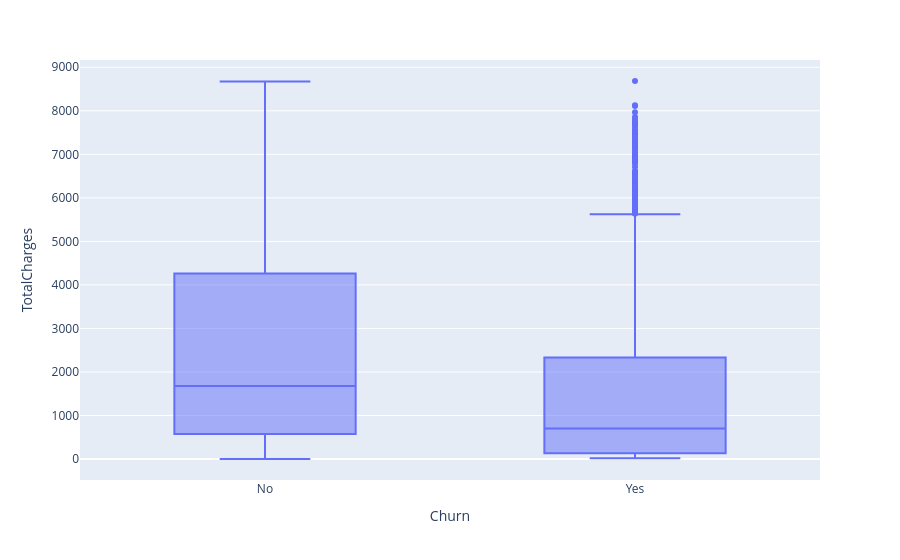

Write notebook code for a chart like this one.
### Code cell
px.box(df_churn, x="Churn", y="TotalCharges")

### Figure 1 — Plotly figure (JSON) as saved in the notebook; plotly's stock layout.template omitted (floating-point values rounded to 4 significant figures; data arrays with more than 128 entries replaced by an {"elided": "..."} marker saying what was removed)
{"data": [{"alignmentgroup": "True", "hovertemplate": "Churn=%{x}<br>TotalCharges=%{y}<extra></extra>", "legendgroup": "", "marker": {"color": "#636efa"}, "name": "", "notched": false, "offsetgroup": "", "orientation": "v", "showlegend": false, "type": "box", "x": {"elided": "7043 str values"}, "x0": " ", "xaxis": "x", "y": {"elided": "7043 float values"}, "y0": " ", "yaxis": "y"}], "layout": {"boxmode": "group", "legend": {"tracegroupgap": 0}, "margin": {"t": 60}, "xaxis": {"anchor": "y", "domain": [0, 1], "title": {"text": "Churn"}}, "yaxis": {"anchor": "x", "domain": [0, 1], "title": {"text": "TotalCharges"}}}}
